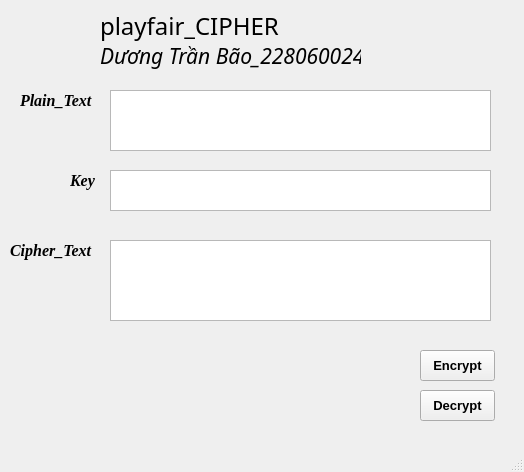
<?xml version="1.0" encoding="UTF-8"?>
<ui version="4.0">
 <class>MainWindow</class>
 <widget class="QMainWindow" name="MainWindow">
  <property name="geometry">
   <rect>
    <x>0</x>
    <y>0</y>
    <width>524</width>
    <height>472</height>
   </rect>
  </property>
  <property name="windowTitle">
   <string>MainWindow</string>
  </property>
  <widget class="QWidget" name="centralwidget">
   <widget class="QPlainTextEdit" name="PLTEXT">
    <property name="geometry">
     <rect>
      <x>110</x>
      <y>90</y>
      <width>381</width>
      <height>61</height>
     </rect>
    </property>
   </widget>
   <widget class="QLabel" name="label_4">
    <property name="geometry">
     <rect>
      <x>70</x>
      <y>170</y>
      <width>31</width>
      <height>21</height>
     </rect>
    </property>
    <property name="font">
     <font>
      <family>Times New Roman</family>
      <pointsize>12</pointsize>
      <weight>75</weight>
      <italic>true</italic>
      <bold>true</bold>
     </font>
    </property>
    <property name="text">
     <string>Key</string>
    </property>
   </widget>
   <widget class="QPlainTextEdit" name="CITEXT">
    <property name="geometry">
     <rect>
      <x>110</x>
      <y>240</y>
      <width>381</width>
      <height>81</height>
     </rect>
    </property>
   </widget>
   <widget class="QPushButton" name="butEN">
    <property name="geometry">
     <rect>
      <x>420</x>
      <y>350</y>
      <width>75</width>
      <height>31</height>
     </rect>
    </property>
    <property name="font">
     <font>
      <pointsize>10</pointsize>
      <weight>75</weight>
      <bold>true</bold>
     </font>
    </property>
    <property name="text">
     <string>Encrypt</string>
    </property>
   </widget>
   <widget class="QLabel" name="label_2">
    <property name="geometry">
     <rect>
      <x>100</x>
      <y>40</y>
      <width>261</width>
      <height>31</height>
     </rect>
    </property>
    <property name="font">
     <font>
      <family>Bell MT</family>
      <pointsize>16</pointsize>
      <weight>50</weight>
      <italic>true</italic>
      <bold>false</bold>
     </font>
    </property>
    <property name="text">
     <string>Dương Trần Bão_2280600244</string>
    </property>
   </widget>
   <widget class="QLabel" name="label_5">
    <property name="geometry">
     <rect>
      <x>10</x>
      <y>240</y>
      <width>91</width>
      <height>21</height>
     </rect>
    </property>
    <property name="font">
     <font>
      <family>Times New Roman</family>
      <pointsize>12</pointsize>
      <weight>75</weight>
      <italic>true</italic>
      <bold>true</bold>
     </font>
    </property>
    <property name="text">
     <string>Cipher_Text</string>
    </property>
   </widget>
   <widget class="QPlainTextEdit" name="KEY">
    <property name="geometry">
     <rect>
      <x>110</x>
      <y>170</y>
      <width>381</width>
      <height>41</height>
     </rect>
    </property>
   </widget>
   <widget class="QPushButton" name="butDE">
    <property name="geometry">
     <rect>
      <x>420</x>
      <y>390</y>
      <width>75</width>
      <height>31</height>
     </rect>
    </property>
    <property name="font">
     <font>
      <pointsize>10</pointsize>
      <weight>75</weight>
      <bold>true</bold>
     </font>
    </property>
    <property name="text">
     <string>Decrypt</string>
    </property>
   </widget>
   <widget class="QLabel" name="label">
    <property name="geometry">
     <rect>
      <x>100</x>
      <y>0</y>
      <width>221</width>
      <height>51</height>
     </rect>
    </property>
    <property name="font">
     <font>
      <family>Showcard Gothic</family>
      <pointsize>18</pointsize>
     </font>
    </property>
    <property name="text">
     <string>playfair_CIPHER</string>
    </property>
   </widget>
   <widget class="QLabel" name="label_3">
    <property name="geometry">
     <rect>
      <x>20</x>
      <y>90</y>
      <width>81</width>
      <height>21</height>
     </rect>
    </property>
    <property name="font">
     <font>
      <family>Times New Roman</family>
      <pointsize>12</pointsize>
      <weight>75</weight>
      <italic>true</italic>
      <bold>true</bold>
     </font>
    </property>
    <property name="text">
     <string>Plain_Text</string>
    </property>
   </widget>
  </widget>
  <widget class="QMenuBar" name="menubar">
   <property name="geometry">
    <rect>
     <x>0</x>
     <y>0</y>
     <width>524</width>
     <height>21</height>
    </rect>
   </property>
  </widget>
  <widget class="QStatusBar" name="statusbar"/>
 </widget>
 <resources/>
 <connections/>
</ui>
